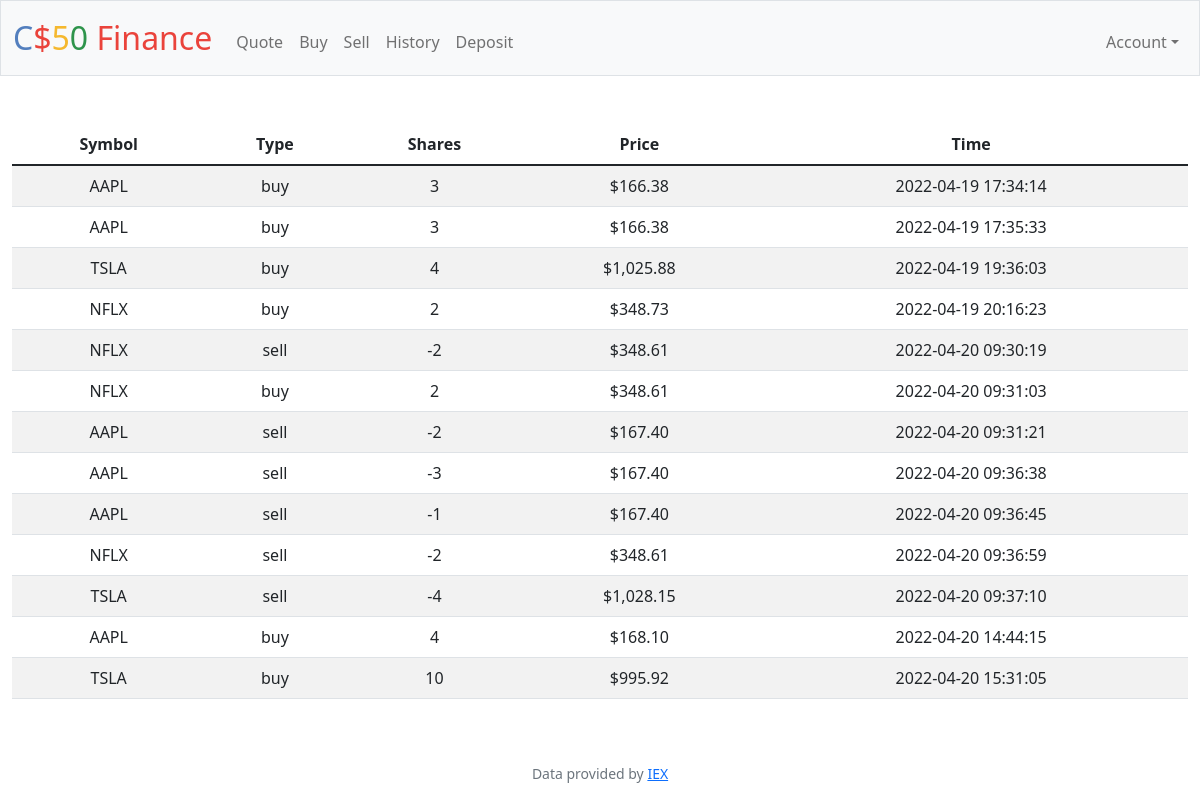
The app's page /history (signed in) with its own data.
### tables this page shows
CREATE TABLE transactions
(id INTEGER PRIMARY KEY AUTOINCREMENT,
user_id INTEGER NOT NULL,
name TEXT NOT NULL,
shares INTEGER NOT NULL,
price NUMERIC NOT NULL,
type TEXT NOT NULL,
symbol TEXT NOT NULL,
time TIMESTAMP DEFAULT CURRENT_TIMESTAMP,
FOREIGN KEY(user_id) REFERENCES users(id)
);

### app.py (the view)
@app.route("/history")
@login_required
def history():
    user_id = session["user_id"]
    transactions = db.execute(
        "SELECT type, symbol, price, shares, time FROM transactions WHERE user_id = ?", user_id)
    return render_template("history.html", transactions=transactions, usd=usd)

### app.py (called while the page is built)
@app.after_request
def after_request(response):
    response.headers["Cache-Control"] = "no-cache, no-store, must-revalidate"
    response.headers["Expires"] = 0
    response.headers["Pragma"] = "no-cache"
    return response

### helpers.py (called while the page is built)
def login_required(f):
    @wraps(f)
    def decorated_function(*args, **kwargs):
        if session.get("user_id") is None:
            return redirect("/login")
        return f(*args, **kwargs)
    return decorated_function

def usd(value):
    return f"${value:,.2f}"

### templates/history.html (shortened to what this page needs)
{% extends "layout.html" %}
{% block main %}
<table class="table table-striped">
    <thead>
        <tr>
            <th scope="col">Symbol</th>
            <th scope="col">Type</th>
            <th scope="col">Shares</th>
            <th scope="col">Price</th>
            <th scope="col">Time</th>
        </tr>
    </thead>
    <tbody>
        {% for transaction in transactions %}
            <tr>
                <td>{{ transaction["symbol"].upper() }}</td>
                <td>{{ transaction["type"] }}</td>
                <td>{{ transaction["shares"] }}</td>
                <td>{{ usd(transaction["price"]) }}</td>
                <td>{{ transaction["time"] }}</td>
            </tr>
        {% endfor %}
    </tbody>
  </table>
{% endblock %}

### templates/layout.html (shortened to what this page needs)
<!DOCTYPE html>
<html lang="en">
    <head>
        <link href="https://cdn.jsdelivr.net/npm/bootstrap@5.1.3/dist/css/bootstrap.min.css" rel="stylesheet">
        <link href="/static/styles.css" rel="stylesheet">
    </head>
    <body>
        <nav class="bg-light border navbar navbar-expand-md navbar-light">
            <div class="container-fluid">
                <a class="navbar-brand" href="/"><span class="blue">C</span><span class="red">$</span><span class="yellow">5</span><span class="green">0</span> <span class="red">Finance</span></a>
                <div class="collapse navbar-collapse" id="navbar">
                    {% if session["user_id"] %}
                        <ul class="navbar-nav me-auto mt-2">
                            <li class="nav-item"><a class="nav-link" href="/quote">Quote</a></li>
                            <li class="nav-item"><a class="nav-link" href="/buy">Buy</a></li>
                            <li class="nav-item"><a class="nav-link" href="/sell">Sell</a></li>
                            <li class="nav-item"><a class="nav-link" href="/history">History</a></li>
                            <li class="nav-item"><a class="nav-link" href="/deposit">Deposit</a></li>
                        </ul>
                        <ul class="navbar-nav ms-auto mt-2">
                            <li class="nav-item dropdown">
                                <a class="nav-link dropdown-toggle" data-bs-toggle="dropdown" href="#" role="button" aria-expanded="false">Account</a>
                            </li>
                        </ul>
                    {% else %}
                        <ul class="navbar-nav ms-auto mt-2">
                            <li class="nav-item"><a class="nav-link" href="/register">Register</a></li>
                            <li class="nav-item"><a class="nav-link" href="/login">Log In</a></li>
                        </ul>
                    {% endif %}
                </div>
            </div>
        </nav>
        <main class="container-fluid py-5 text-center">
            {% block main %}{% endblock %}
        </main>
        <footer class="mb-5 small text-center text-muted">
            Data provided by <a href="https://iexcloud.io/">IEX</a>
        </footer>
    </body>
</html>

### static/styles.css (style rules this page uses)
nav .navbar-brand { font-size: xx-large; }
nav .navbar-brand .blue { color: #537fbe; }
nav .navbar-brand .red { color: #ea433b; }
nav .navbar-brand .yellow { color: #f5b82e; }
nav .navbar-brand .green { color: #2e944b; }

### records on screen
transactions: price "$166.38"
transactions: price "$166.38"
transactions: price "$1,025.88"
transactions: price "$348.73"
transactions: price "$348.61"
transactions: price "$348.61"
transactions: price "$167.40"
transactions: price "$167.40"
transactions: price "$167.40"
transactions: price "$348.61"
transactions: price "$1,028.15"
transactions: price "$168.10"
transactions: price "$995.92"
